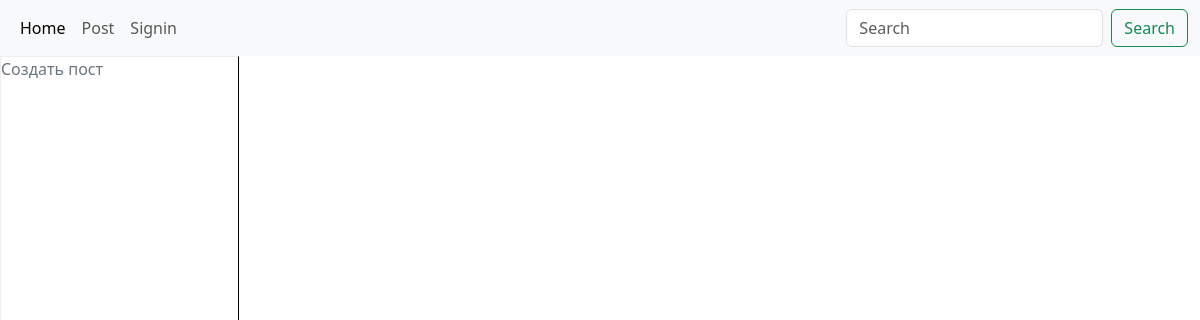
Page /post/ on the earlier database version.
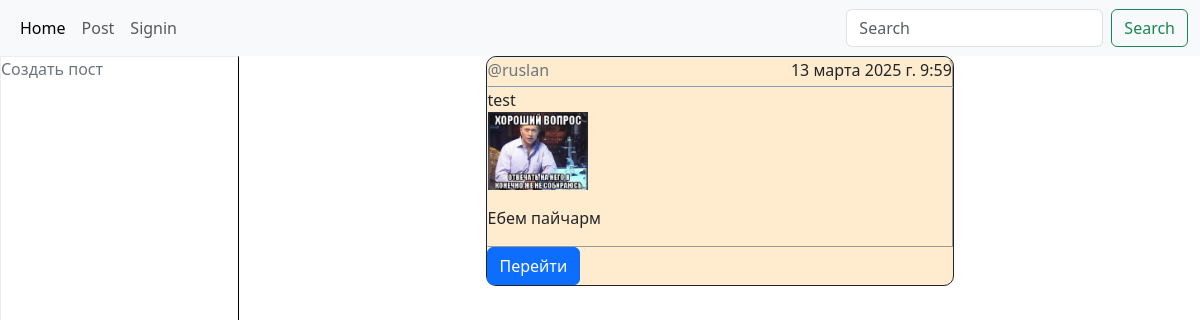
Same page on the later database version.
### modules/post/models.py (models this page shows, shortened)
class Post(models.Model):
    user = models.ForeignKey(User,
                                on_delete=models.CASCADE,
                                related_name='Пользователь')
    category = models.ForeignKey('Category',
                                 on_delete=models.CASCADE,
                                 blank=False)
    title = models.CharField(max_length=100,
                             blank=False)
    content = RichTextUploadingField()
    data_created = models.DateTimeField(verbose_name='Время создания',
                                        auto_now_add=True)

### modules/post/views.py (the view)
# urls.py: path('', PostView.as_view(), name = 'post'),
class PostView(ListView):
    template_name = 'post.html'
    model = Post
    context_object_name = 'post'

### modules/post/templates/post.html
{% extends 'base.html'%}
{% block content %}
{% for p in post %}
<div class="detail-post-container">
    <div class="top">
        <a href="{% url 'profile' p.user.id%}">@{{p.user}}</a>
        {{ p.data_created }}
    </div>
    <div class="middle">
        {{ p.title}}
        {{p.content | safe}}
    </div>
    <div class="bottom">
        <div class="action">
            <a href="{% url 'detail' p.id%}">
                <button class="btn btn-primary">Перейти</button></a>
        </div>
    </div>
</div>
{% endfor %}
{% endblock %}
{% block sidebar %}
<a href="{% url 'create-post' %}">Создать пост</a>
{% endblock %}

Differences in the rows shown:
added Post: user "ruslan", data_created "13 марта 2025 г. 9:59", title "test", content (picture), content "Ебем пайчарм"
